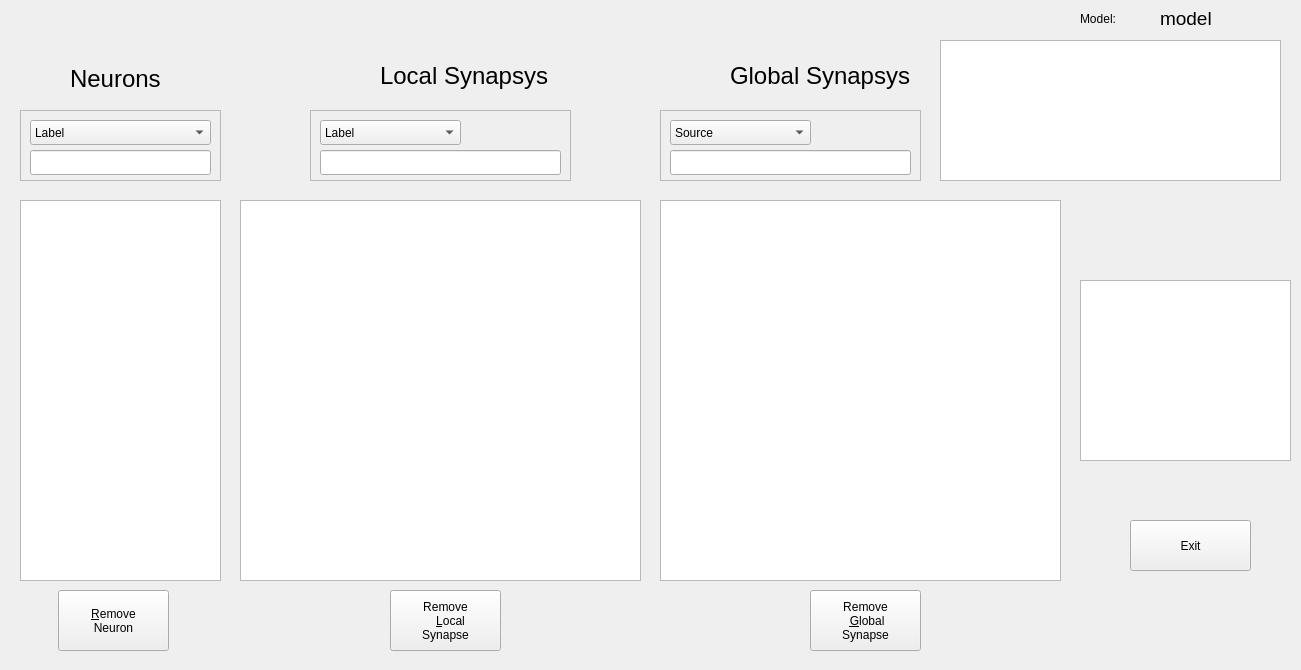
<?xml version="1.0" encoding="UTF-8"?>
<ui version="4.0">
 <class>Removeitem</class>
 <widget class="QWidget" name="Removeitem">
  <property name="geometry">
   <rect>
    <x>0</x>
    <y>0</y>
    <width>1301</width>
    <height>670</height>
   </rect>
  </property>
  <property name="windowTitle">
   <string>Remove</string>
  </property>
  <widget class="QLabel" name="label_28">
   <property name="geometry">
    <rect>
     <x>380</x>
     <y>60</y>
     <width>171</width>
     <height>31</height>
    </rect>
   </property>
   <property name="font">
    <font>
     <pointsize>18</pointsize>
    </font>
   </property>
   <property name="text">
    <string>Local Synapsys </string>
   </property>
  </widget>
  <widget class="QLabel" name="label_27">
   <property name="geometry">
    <rect>
     <x>70</x>
     <y>70</y>
     <width>121</width>
     <height>17</height>
    </rect>
   </property>
   <property name="font">
    <font>
     <pointsize>18</pointsize>
    </font>
   </property>
   <property name="text">
    <string>Neurons</string>
   </property>
  </widget>
  <widget class="QLabel" name="label_29">
   <property name="geometry">
    <rect>
     <x>730</x>
     <y>60</y>
     <width>191</width>
     <height>31</height>
    </rect>
   </property>
   <property name="font">
    <font>
     <pointsize>18</pointsize>
    </font>
   </property>
   <property name="text">
    <string>Global Synapsys</string>
   </property>
  </widget>
  <widget class="QGraphicsView" name="graphicsView_2">
   <property name="geometry">
    <rect>
     <x>940</x>
     <y>40</y>
     <width>341</width>
     <height>141</height>
    </rect>
   </property>
   <property name="lineWidth">
    <number>1</number>
   </property>
  </widget>
  <widget class="QPushButton" name="pushButton_8">
   <property name="geometry">
    <rect>
     <x>1130</x>
     <y>520</y>
     <width>121</width>
     <height>51</height>
    </rect>
   </property>
   <property name="text">
    <string>Exit</string>
   </property>
  </widget>
  <widget class="QGraphicsView" name="graphicsView">
   <property name="geometry">
    <rect>
     <x>1080</x>
     <y>280</y>
     <width>211</width>
     <height>181</height>
    </rect>
   </property>
   <property name="frameShape">
    <enum>QFrame::StyledPanel</enum>
   </property>
   <property name="frameShadow">
    <enum>QFrame::Sunken</enum>
   </property>
  </widget>
  <widget class="QFrame" name="frame_2">
   <property name="geometry">
    <rect>
     <x>20</x>
     <y>110</y>
     <width>201</width>
     <height>71</height>
    </rect>
   </property>
   <property name="frameShape">
    <enum>QFrame::StyledPanel</enum>
   </property>
   <property name="frameShadow">
    <enum>QFrame::Raised</enum>
   </property>
   <widget class="QLineEdit" name="lineEdit_Neuron">
    <property name="geometry">
     <rect>
      <x>10</x>
      <y>40</y>
      <width>181</width>
      <height>25</height>
     </rect>
    </property>
   </widget>
   <widget class="QComboBox" name="comboBox_Neurons">
    <property name="geometry">
     <rect>
      <x>10</x>
      <y>10</y>
      <width>181</width>
      <height>25</height>
     </rect>
    </property>
    <item>
     <property name="text">
      <string>Label</string>
     </property>
    </item>
    <item>
     <property name="text">
      <string>Ip</string>
     </property>
    </item>
   </widget>
  </widget>
  <widget class="QPushButton" name="pushButton">
   <property name="geometry">
    <rect>
     <x>58</x>
     <y>590</y>
     <width>111</width>
     <height>61</height>
    </rect>
   </property>
   <property name="text">
    <string>&amp;Remove
Neuron</string>
   </property>
  </widget>
  <widget class="QTableWidget" name="tableWidget_Neurons">
   <property name="geometry">
    <rect>
     <x>20</x>
     <y>200</y>
     <width>201</width>
     <height>381</height>
    </rect>
   </property>
   <property name="sortingEnabled">
    <bool>false</bool>
   </property>
   <property name="rowCount">
    <number>0</number>
   </property>
   <attribute name="verticalHeaderShowSortIndicator" stdset="0">
    <bool>false</bool>
   </attribute>
  </widget>
  <widget class="QPushButton" name="pushButton_2">
   <property name="geometry">
    <rect>
     <x>390</x>
     <y>590</y>
     <width>111</width>
     <height>61</height>
    </rect>
   </property>
   <property name="text">
    <string>Remove
   &amp;Local 
Synapse</string>
   </property>
  </widget>
  <widget class="QTableWidget" name="tableWidget_LocalSynapsys">
   <property name="geometry">
    <rect>
     <x>240</x>
     <y>200</y>
     <width>401</width>
     <height>381</height>
    </rect>
   </property>
   <property name="sortingEnabled">
    <bool>false</bool>
   </property>
   <property name="rowCount">
    <number>0</number>
   </property>
   <attribute name="verticalHeaderShowSortIndicator" stdset="0">
    <bool>false</bool>
   </attribute>
  </widget>
  <widget class="QFrame" name="frame_3">
   <property name="geometry">
    <rect>
     <x>310</x>
     <y>110</y>
     <width>261</width>
     <height>71</height>
    </rect>
   </property>
   <property name="frameShape">
    <enum>QFrame::StyledPanel</enum>
   </property>
   <property name="frameShadow">
    <enum>QFrame::Raised</enum>
   </property>
   <widget class="QLineEdit" name="lineEdit_Local">
    <property name="geometry">
     <rect>
      <x>10</x>
      <y>40</y>
      <width>241</width>
      <height>25</height>
     </rect>
    </property>
   </widget>
   <widget class="QComboBox" name="comboBox_Local">
    <property name="geometry">
     <rect>
      <x>10</x>
      <y>10</y>
      <width>141</width>
      <height>25</height>
     </rect>
    </property>
    <item>
     <property name="text">
      <string>Label</string>
     </property>
    </item>
    <item>
     <property name="text">
      <string>Ip</string>
     </property>
    </item>
   </widget>
  </widget>
  <widget class="QPushButton" name="pushButton_3">
   <property name="geometry">
    <rect>
     <x>810</x>
     <y>590</y>
     <width>111</width>
     <height>61</height>
    </rect>
   </property>
   <property name="text">
    <string>Remove
 &amp;Global
Synapse</string>
   </property>
  </widget>
  <widget class="QTableWidget" name="tableWidget_GlobalSynapsys">
   <property name="geometry">
    <rect>
     <x>660</x>
     <y>200</y>
     <width>401</width>
     <height>381</height>
    </rect>
   </property>
   <property name="sortingEnabled">
    <bool>false</bool>
   </property>
   <property name="rowCount">
    <number>0</number>
   </property>
   <attribute name="verticalHeaderShowSortIndicator" stdset="0">
    <bool>false</bool>
   </attribute>
  </widget>
  <widget class="QLabel" name="label_16">
   <property name="geometry">
    <rect>
     <x>1080</x>
     <y>10</y>
     <width>67</width>
     <height>17</height>
    </rect>
   </property>
   <property name="text">
    <string>Model:</string>
   </property>
  </widget>
  <widget class="QLabel" name="label_25">
   <property name="geometry">
    <rect>
     <x>1160</x>
     <y>10</y>
     <width>141</width>
     <height>17</height>
    </rect>
   </property>
   <property name="font">
    <font>
     <pointsize>14</pointsize>
    </font>
   </property>
   <property name="text">
    <string>model</string>
   </property>
  </widget>
  <widget class="QFrame" name="frame_4">
   <property name="geometry">
    <rect>
     <x>660</x>
     <y>110</y>
     <width>261</width>
     <height>71</height>
    </rect>
   </property>
   <property name="frameShape">
    <enum>QFrame::StyledPanel</enum>
   </property>
   <property name="frameShadow">
    <enum>QFrame::Raised</enum>
   </property>
   <widget class="QLineEdit" name="lineEdit_Global">
    <property name="geometry">
     <rect>
      <x>10</x>
      <y>40</y>
      <width>241</width>
      <height>25</height>
     </rect>
    </property>
   </widget>
   <widget class="QComboBox" name="comboBox_Global">
    <property name="geometry">
     <rect>
      <x>10</x>
      <y>10</y>
      <width>141</width>
      <height>25</height>
     </rect>
    </property>
    <item>
     <property name="text">
      <string>Source</string>
     </property>
    </item>
    <item>
     <property name="text">
      <string>Target</string>
     </property>
    </item>
   </widget>
  </widget>
 </widget>
 <resources/>
 <connections/>
</ui>
